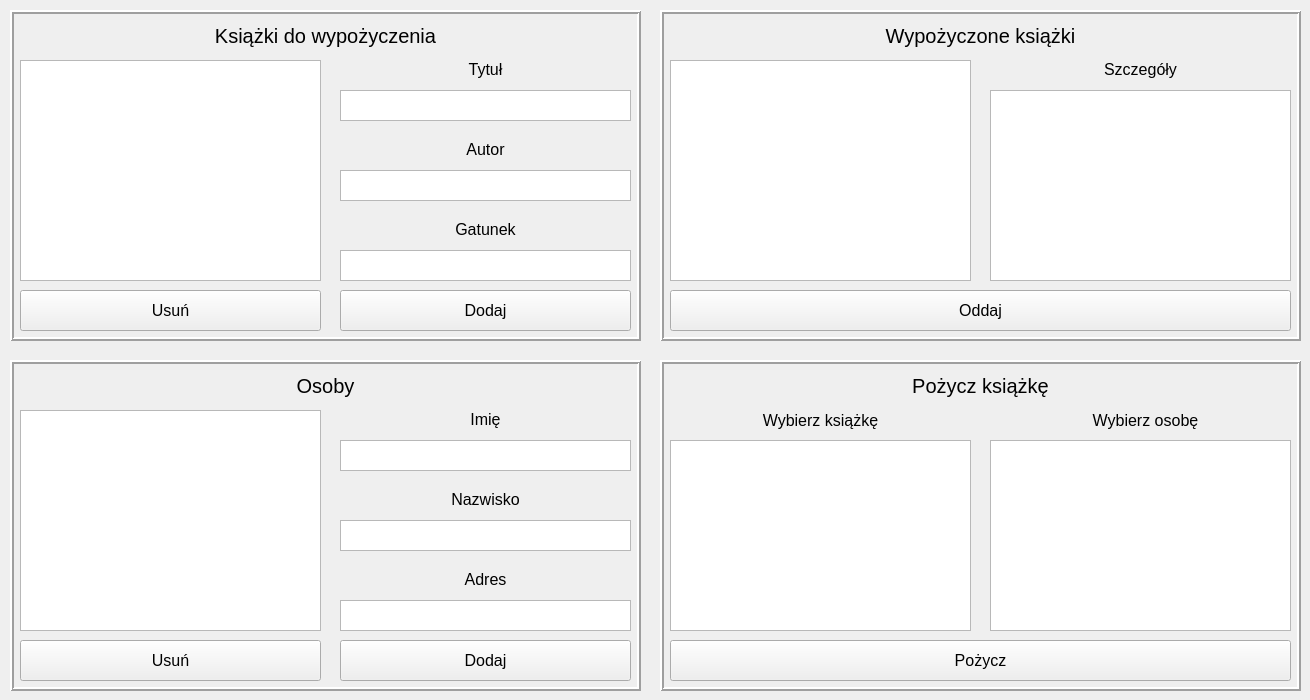
<?xml version="1.0" encoding="UTF-8"?>
<ui version="4.0">
 <class>MainWindow</class>
 <widget class="QMainWindow" name="MainWindow">
  <property name="geometry">
   <rect>
    <x>0</x>
    <y>0</y>
    <width>1310</width>
    <height>700</height>
   </rect>
  </property>
  <property name="windowTitle">
   <string>MainWindow</string>
  </property>
  <widget class="QWidget" name="centralwidget">
   <widget class="QFrame" name="AvailableBooksFrame">
    <property name="geometry">
     <rect>
      <x>10</x>
      <y>10</y>
      <width>631</width>
      <height>331</height>
     </rect>
    </property>
    <property name="frameShape">
     <enum>QFrame::Box</enum>
    </property>
    <property name="frameShadow">
     <enum>QFrame::Raised</enum>
    </property>
    <property name="lineWidth">
     <number>2</number>
    </property>
    <widget class="QTextEdit" name="BookTitleEdit">
     <property name="geometry">
      <rect>
       <x>330</x>
       <y>80</y>
       <width>291</width>
       <height>31</height>
      </rect>
     </property>
    </widget>
    <widget class="QListWidget" name="AvailableBookList">
     <property name="geometry">
      <rect>
       <x>10</x>
       <y>50</y>
       <width>301</width>
       <height>221</height>
      </rect>
     </property>
    </widget>
    <widget class="QTextEdit" name="BookAuthorEdit">
     <property name="geometry">
      <rect>
       <x>330</x>
       <y>160</y>
       <width>291</width>
       <height>31</height>
      </rect>
     </property>
    </widget>
    <widget class="QPushButton" name="AddBookButton">
     <property name="geometry">
      <rect>
       <x>330</x>
       <y>280</y>
       <width>291</width>
       <height>41</height>
      </rect>
     </property>
     <property name="font">
      <font>
       <pointsize>12</pointsize>
      </font>
     </property>
     <property name="text">
      <string>Dodaj</string>
     </property>
    </widget>
    <widget class="QLabel" name="label_3">
     <property name="geometry">
      <rect>
       <x>330</x>
       <y>130</y>
       <width>291</width>
       <height>21</height>
      </rect>
     </property>
     <property name="font">
      <font>
       <pointsize>12</pointsize>
      </font>
     </property>
     <property name="text">
      <string>Autor</string>
     </property>
     <property name="alignment">
      <set>Qt::AlignHCenter|Qt::AlignTop</set>
     </property>
    </widget>
    <widget class="QLabel" name="label_2">
     <property name="geometry">
      <rect>
       <x>330</x>
       <y>50</y>
       <width>291</width>
       <height>21</height>
      </rect>
     </property>
     <property name="font">
      <font>
       <pointsize>12</pointsize>
      </font>
     </property>
     <property name="text">
      <string>Tytuł</string>
     </property>
     <property name="alignment">
      <set>Qt::AlignHCenter|Qt::AlignTop</set>
     </property>
    </widget>
    <widget class="QLabel" name="label">
     <property name="geometry">
      <rect>
       <x>10</x>
       <y>10</y>
       <width>611</width>
       <height>31</height>
      </rect>
     </property>
     <property name="font">
      <font>
       <pointsize>15</pointsize>
      </font>
     </property>
     <property name="text">
      <string>Książki do wypożyczenia</string>
     </property>
     <property name="alignment">
      <set>Qt::AlignCenter</set>
     </property>
    </widget>
    <widget class="QTextEdit" name="BookGenreEdit">
     <property name="geometry">
      <rect>
       <x>330</x>
       <y>240</y>
       <width>291</width>
       <height>31</height>
      </rect>
     </property>
    </widget>
    <widget class="QLabel" name="label_4">
     <property name="geometry">
      <rect>
       <x>330</x>
       <y>210</y>
       <width>291</width>
       <height>21</height>
      </rect>
     </property>
     <property name="font">
      <font>
       <pointsize>12</pointsize>
      </font>
     </property>
     <property name="text">
      <string>Gatunek</string>
     </property>
     <property name="alignment">
      <set>Qt::AlignHCenter|Qt::AlignTop</set>
     </property>
    </widget>
    <widget class="QPushButton" name="RemoveBookButton">
     <property name="geometry">
      <rect>
       <x>10</x>
       <y>280</y>
       <width>301</width>
       <height>41</height>
      </rect>
     </property>
     <property name="font">
      <font>
       <pointsize>12</pointsize>
      </font>
     </property>
     <property name="text">
      <string>Usuń</string>
     </property>
    </widget>
   </widget>
   <widget class="QFrame" name="ClientsFrame">
    <property name="geometry">
     <rect>
      <x>10</x>
      <y>360</y>
      <width>631</width>
      <height>331</height>
     </rect>
    </property>
    <property name="frameShape">
     <enum>QFrame::Box</enum>
    </property>
    <property name="frameShadow">
     <enum>QFrame::Raised</enum>
    </property>
    <property name="lineWidth">
     <number>2</number>
    </property>
    <widget class="QTextEdit" name="ClientAddressEdit">
     <property name="geometry">
      <rect>
       <x>330</x>
       <y>240</y>
       <width>291</width>
       <height>31</height>
      </rect>
     </property>
    </widget>
    <widget class="QTextEdit" name="ClientNameEdit">
     <property name="geometry">
      <rect>
       <x>330</x>
       <y>80</y>
       <width>291</width>
       <height>31</height>
      </rect>
     </property>
    </widget>
    <widget class="QLabel" name="label_13">
     <property name="geometry">
      <rect>
       <x>330</x>
       <y>210</y>
       <width>291</width>
       <height>21</height>
      </rect>
     </property>
     <property name="font">
      <font>
       <pointsize>12</pointsize>
      </font>
     </property>
     <property name="text">
      <string>Adres</string>
     </property>
     <property name="alignment">
      <set>Qt::AlignHCenter|Qt::AlignTop</set>
     </property>
    </widget>
    <widget class="QLabel" name="label_10">
     <property name="geometry">
      <rect>
       <x>330</x>
       <y>50</y>
       <width>291</width>
       <height>21</height>
      </rect>
     </property>
     <property name="font">
      <font>
       <pointsize>12</pointsize>
      </font>
     </property>
     <property name="text">
      <string>Imię</string>
     </property>
     <property name="alignment">
      <set>Qt::AlignHCenter|Qt::AlignTop</set>
     </property>
    </widget>
    <widget class="QPushButton" name="AddClientButton">
     <property name="geometry">
      <rect>
       <x>330</x>
       <y>280</y>
       <width>291</width>
       <height>41</height>
      </rect>
     </property>
     <property name="font">
      <font>
       <pointsize>12</pointsize>
      </font>
     </property>
     <property name="text">
      <string>Dodaj</string>
     </property>
    </widget>
    <widget class="QPushButton" name="RemoveClientButton">
     <property name="geometry">
      <rect>
       <x>10</x>
       <y>280</y>
       <width>301</width>
       <height>41</height>
      </rect>
     </property>
     <property name="font">
      <font>
       <pointsize>12</pointsize>
      </font>
     </property>
     <property name="text">
      <string>Usuń</string>
     </property>
    </widget>
    <widget class="QTextEdit" name="ClientLastnameEdit">
     <property name="geometry">
      <rect>
       <x>330</x>
       <y>160</y>
       <width>291</width>
       <height>31</height>
      </rect>
     </property>
    </widget>
    <widget class="QLabel" name="label_11">
     <property name="geometry">
      <rect>
       <x>330</x>
       <y>130</y>
       <width>291</width>
       <height>21</height>
      </rect>
     </property>
     <property name="font">
      <font>
       <pointsize>12</pointsize>
      </font>
     </property>
     <property name="text">
      <string>Nazwisko</string>
     </property>
     <property name="alignment">
      <set>Qt::AlignHCenter|Qt::AlignTop</set>
     </property>
    </widget>
    <widget class="QLabel" name="label_9">
     <property name="geometry">
      <rect>
       <x>10</x>
       <y>10</y>
       <width>611</width>
       <height>31</height>
      </rect>
     </property>
     <property name="font">
      <font>
       <pointsize>15</pointsize>
      </font>
     </property>
     <property name="text">
      <string>Osoby</string>
     </property>
     <property name="alignment">
      <set>Qt::AlignCenter</set>
     </property>
    </widget>
    <widget class="QListWidget" name="ClientsList">
     <property name="geometry">
      <rect>
       <x>10</x>
       <y>50</y>
       <width>301</width>
       <height>221</height>
      </rect>
     </property>
    </widget>
   </widget>
   <widget class="QFrame" name="BooksToLendFrame">
    <property name="geometry">
     <rect>
      <x>660</x>
      <y>360</y>
      <width>641</width>
      <height>331</height>
     </rect>
    </property>
    <property name="frameShape">
     <enum>QFrame::Box</enum>
    </property>
    <property name="frameShadow">
     <enum>QFrame::Raised</enum>
    </property>
    <property name="lineWidth">
     <number>2</number>
    </property>
    <widget class="QLabel" name="label_6">
     <property name="geometry">
      <rect>
       <x>330</x>
       <y>50</y>
       <width>311</width>
       <height>21</height>
      </rect>
     </property>
     <property name="font">
      <font>
       <pointsize>12</pointsize>
      </font>
     </property>
     <property name="text">
      <string>Wybierz osobę</string>
     </property>
     <property name="alignment">
      <set>Qt::AlignCenter</set>
     </property>
    </widget>
    <widget class="QLabel" name="label_5">
     <property name="geometry">
      <rect>
       <x>10</x>
       <y>50</y>
       <width>301</width>
       <height>21</height>
      </rect>
     </property>
     <property name="font">
      <font>
       <pointsize>12</pointsize>
      </font>
     </property>
     <property name="text">
      <string>Wybierz książkę</string>
     </property>
     <property name="alignment">
      <set>Qt::AlignCenter</set>
     </property>
    </widget>
    <widget class="QListWidget" name="ClientListToLend">
     <property name="geometry">
      <rect>
       <x>330</x>
       <y>80</y>
       <width>301</width>
       <height>191</height>
      </rect>
     </property>
    </widget>
    <widget class="QLabel" name="label_12">
     <property name="geometry">
      <rect>
       <x>10</x>
       <y>10</y>
       <width>621</width>
       <height>31</height>
      </rect>
     </property>
     <property name="font">
      <font>
       <pointsize>15</pointsize>
      </font>
     </property>
     <property name="text">
      <string>Pożycz książkę</string>
     </property>
     <property name="alignment">
      <set>Qt::AlignCenter</set>
     </property>
    </widget>
    <widget class="QListWidget" name="BookListToLend">
     <property name="geometry">
      <rect>
       <x>10</x>
       <y>80</y>
       <width>301</width>
       <height>191</height>
      </rect>
     </property>
    </widget>
    <widget class="QPushButton" name="LendBookButton">
     <property name="geometry">
      <rect>
       <x>10</x>
       <y>280</y>
       <width>621</width>
       <height>41</height>
      </rect>
     </property>
     <property name="font">
      <font>
       <pointsize>12</pointsize>
      </font>
     </property>
     <property name="text">
      <string>Pożycz</string>
     </property>
    </widget>
   </widget>
   <widget class="QFrame" name="LendedBooksFrame">
    <property name="geometry">
     <rect>
      <x>660</x>
      <y>10</y>
      <width>641</width>
      <height>331</height>
     </rect>
    </property>
    <property name="frameShape">
     <enum>QFrame::Box</enum>
    </property>
    <property name="frameShadow">
     <enum>QFrame::Raised</enum>
    </property>
    <property name="lineWidth">
     <number>2</number>
    </property>
    <widget class="QLabel" name="label_8">
     <property name="geometry">
      <rect>
       <x>330</x>
       <y>50</y>
       <width>301</width>
       <height>21</height>
      </rect>
     </property>
     <property name="font">
      <font>
       <pointsize>12</pointsize>
      </font>
     </property>
     <property name="text">
      <string>Szczegóły</string>
     </property>
     <property name="alignment">
      <set>Qt::AlignHCenter|Qt::AlignTop</set>
     </property>
    </widget>
    <widget class="QListWidget" name="LendedBookDetails">
     <property name="geometry">
      <rect>
       <x>330</x>
       <y>80</y>
       <width>301</width>
       <height>191</height>
      </rect>
     </property>
    </widget>
    <widget class="QLabel" name="label_7">
     <property name="geometry">
      <rect>
       <x>10</x>
       <y>10</y>
       <width>621</width>
       <height>31</height>
      </rect>
     </property>
     <property name="font">
      <font>
       <pointsize>15</pointsize>
      </font>
     </property>
     <property name="text">
      <string>Wypożyczone książki</string>
     </property>
     <property name="alignment">
      <set>Qt::AlignCenter</set>
     </property>
    </widget>
    <widget class="QListWidget" name="LendedBookList">
     <property name="geometry">
      <rect>
       <x>10</x>
       <y>50</y>
       <width>301</width>
       <height>221</height>
      </rect>
     </property>
    </widget>
    <widget class="QPushButton" name="ReturnBookButton">
     <property name="geometry">
      <rect>
       <x>10</x>
       <y>280</y>
       <width>621</width>
       <height>41</height>
      </rect>
     </property>
     <property name="font">
      <font>
       <pointsize>12</pointsize>
      </font>
     </property>
     <property name="text">
      <string>Oddaj</string>
     </property>
    </widget>
   </widget>
  </widget>
 </widget>
 <resources/>
 <connections/>
</ui>
